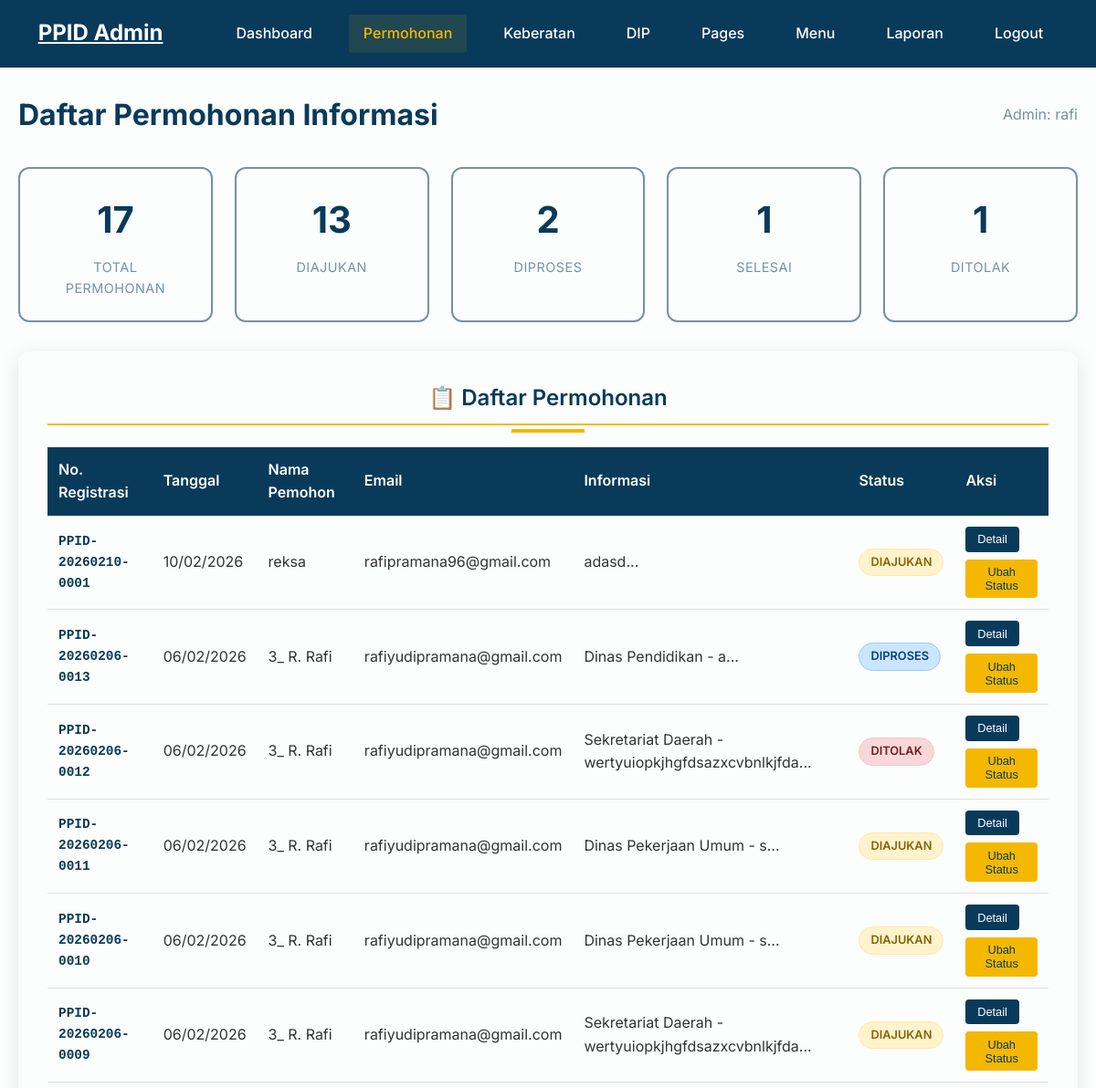
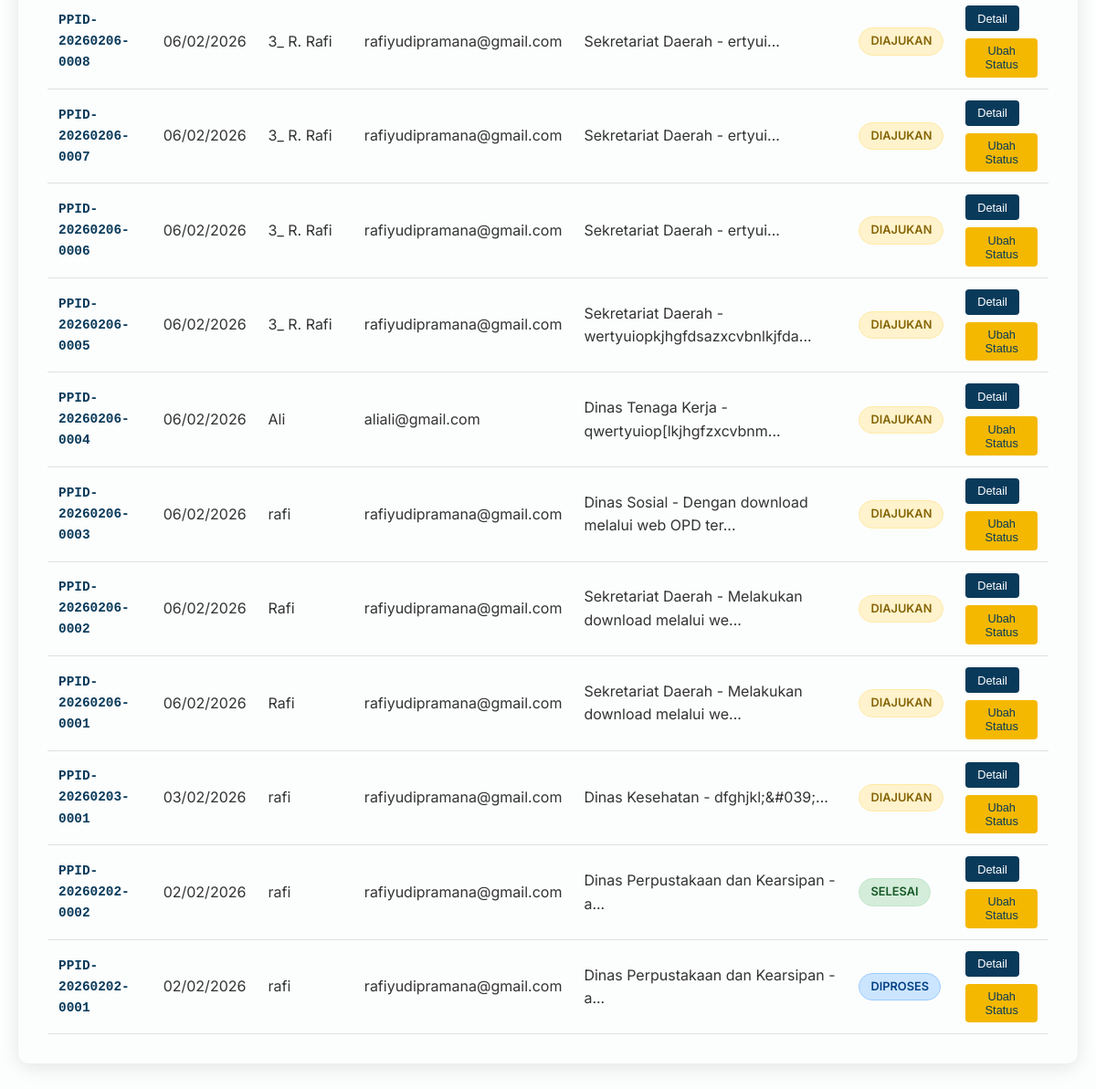
The app's page /admin/permohonan/index.php (signed in) with its own data (2 pictures, top to bottom).
### tables this page shows
CREATE TABLE `permohonan_informasi` (
  `id` int(11) NOT NULL,
  `nomor_registrasi` varchar(50) NOT NULL,
  `nama_pemohon` varchar(150) NOT NULL,
  `email` varchar(100) NOT NULL,
  `no_hp` varchar(20) DEFAULT NULL,
  `alamat` text DEFAULT NULL,
  `informasi_diminta` text NOT NULL,
  `tujuan_penggunaan` text DEFAULT NULL,
  `cara_memperoleh` enum('melihat','salinan','softcopy') NOT NULL,
  `status` enum('diajukan','diproses','ditolak','selesai') DEFAULT 'diajukan',
  `created_at` timestamp NOT NULL DEFAULT current_timestamp(),
  `pekerjaan` varchar(150) DEFAULT NULL,
  `jenis_identitas` varchar(100) DEFAULT NULL,
  `nomor_identitas` varchar(100) DEFAULT NULL,
  `scan_identitas` varchar(255) DEFAULT NULL,
  `tujuan_perangkat` varchar(150) DEFAULT NULL,
  `cara_mendapatkan` text DEFAULT NULL,
  `cara_pengambilan` varchar(100) DEFAULT NULL
);

### includes/permohonan_service.php (called while the page is built, shortened)
<?php
function getAllPermohonan($limit = 50, $offset = 0) {
    global $conn;
    $stmt = $conn->prepare("
        SELECT id, nomor_registrasi, nama_pemohon, email, no_hp, alamat,
               informasi_diminta, tujuan_penggunaan, cara_memperoleh, status, created_at
        FROM permohonan_informasi
        ORDER BY created_at DESC
        LIMIT ? OFFSET ?
    ");
    $stmt->bind_param("ii", $limit, $offset);
    $stmt->execute();
    return $stmt->get_result()->fetch_all(MYSQLI_ASSOC);
}
?>

### admin/permohonan/index.php (the view, shortened to what this page needs)
<?php
require_once '../../includes/config.php';
require_once '../../includes/permohonan_service.php';
$page = isset($_GET['page']) ? (int)$_GET['page'] : 1;
$limit = 20;
$offset = ($page - 1) * $limit;
$permohonanList = getAllPermohonan($limit, $offset);
$stmt = $conn->prepare("SELECT COUNT(*) as total FROM permohonan_informasi");
$stmt->execute();
$totalResult = $stmt->get_result();
$totalPermohonan = $totalResult->fetch_assoc()['total'];
?>
<!DOCTYPE html>
<html lang="id">
<head>
    <link rel="stylesheet" href="../../css/style.css">
</head>
<body class="admin-body admin-permohonan">
   <header class="header" id="header">
        <div class="container">
            <div class="header-content">
                <div class="logo">
                    <h2><a href="../dashboard.php" style="color: #FCFDFD;">PPID Admin</a></h2>
                </div>
                <nav class="nav-menu">
                    <ul class="nav-list">
                        <li class="nav-item">
                            <a href="../dashboard.php" class="nav-link">Dashboard</a>
                        </li>
                        <li class="nav-item">
                            <a href="index.php" class="nav-link active">Permohonan</a>
                        </li>
                        <li class="nav-item">
                            <a href="../keberatan/index.php" class="nav-link">Keberatan</a>
                        </li>
                        <li class="nav-item">
                            <a href="../dip/index.php" class="nav-link">DIP</a>
                        </li>
                        <li class="nav-item">
                            <a href="../pages/index.php" class="nav-link">Pages</a>
                        </li>
                        <li class="nav-item">
                            <a href="../menus/index.php" class="nav-link">Menu</a>
                        </li>
                        <li class="nav-item">
                            <a href="../laporan.php" class="nav-link">Laporan</a>
                        </li>
                        <li class="nav-item">
                            <a href="../logout.php" class="nav-link">Logout</a>
                        </li>
                    </ul>
                </nav>
            </div>
        </div>
    </header>
    <main class="admin-page">
        <div class="page-header">
            <h1 class="page-title">Daftar Permohonan Informasi</h1>
            <div class="admin-info">
                <span>Admin: <?php echo htmlspecialchars($_SESSION['admin_username']); ?></span>
            </div>
        </div>
        <div class="stats-grid">
            <?php
            $stats = [
                'total' => $totalPermohonan,
                'diajukan' => 0,
                'diproses' => 0,
                'selesai' => 0,
                'ditolak' => 0
            ];
            $stmt = $conn->prepare("SELECT status, COUNT(*) as count FROM permohonan_informasi GROUP BY status");
            $stmt->execute();
            $result = $stmt->get_result();
            while ($row = $result->fetch_assoc()) {
                $stats[$row['status']] = $row['count'];
            }
            ?>
            <div class="stat-card">
                <div class="stat-number"><?php echo $stats['total']; ?></div>
                <div class="stat-label">Total Permohonan</div>
            </div>
            <div class="stat-card">
                <div class="stat-number"><?php echo $stats['diajukan']; ?></div>
                <div class="stat-label">Diajukan</div>
            </div>
            <div class="stat-card">
                <div class="stat-number"><?php echo $stats['diproses']; ?></div>
                <div class="stat-label">Diproses</div>
            </div>
            <div class="stat-card">
                <div class="stat-number"><?php echo $stats['selesai']; ?></div>
                <div class="stat-label">Selesai</div>
            </div>
            <div class="stat-card">
                <div class="stat-number"><?php echo $stats['ditolak']; ?></div>
                <div class="stat-label">Ditolak</div>
            </div>
        </div>
        <div class="section-card">
            <h2 class="section-title">📋 Daftar Permohonan</h2>
            <div class="table-container">
                <table class="stats-table">
                    <thead>
                        <tr>
                            <th>No. Registrasi</th>
                            <th>Tanggal</th>
                            <th>Nama Pemohon</th>
                            <th>Email</th>
                            <th>Informasi</th>
                            <th>Status</th>
                            <th>Aksi</th>
                        </tr>
                    </thead>
                    <tbody>
                        <?php if (!empty($permohonanList)): ?>
                            <?php foreach ($permohonanList as $permohonan): ?>
                                <tr>
                                    <td class="nomor-reg"><?php echo htmlspecialchars($permohonan['nomor_registrasi']); ?></td>
                                    <td><?php echo date('d/m/Y', strtotime($permohonan['created_at'])); ?></td>
                                    <td><?php echo htmlspecialchars($permohonan['nama_pemohon']); ?></td>
                                    <td><?php echo htmlspecialchars($permohonan['email']); ?></td>
                                    <td><?php echo htmlspecialchars(substr($permohonan['informasi_diminta'], 0, 50)) . '...'; ?></td>
                                    <td>
                                        <span class="status-badge status-<?php echo $permohonan['status']; ?>">
                                            <?php
                                            $statusLabels = [
                                                'diajukan' => 'Diajukan',
                                                'diproses' => 'Diproses',
                                                'selesai' => 'Selesai',
                                                'ditolak' => 'Ditolak'
                                            ];
                                            echo $statusLabels[$permohonan['status']] ?? $permohonan['status'];
                                            ?>
                                        </span>
                                    </td>
                                    <td>
                                        <div class="action-buttons">
                                            <button class="btn-small btn-detail" onclick="showDetail(<?php echo $permohonan['id']; ?>)">
                                                Detail
                                            </button>
                                            <button
                                                class="btn-small btn-status js-status-permohonan"
                                                data-id="<?php echo (int)$permohonan['id']; ?>"
                                                data-status="<?php echo htmlspecialchars($permohonan['status'], ENT_QUOTES, 'UTF-8'); ?>"
                                            >
                                                Ubah Status
                                            </button>
                                        </div>
                                    </td>
                                </tr>
                            <?php endforeach; ?>
                        <?php endif; ?>
                    </tbody>
                </table>
            </div>
        </div>
    </main>
</body>
</html>

### records on screen
permohonan_informasi: nomor_registrasi "PPID-20260210-0001", created_at "10/02/2026", nama_pemohon "reksa", email "rafipramana96@gmail.com", informasi_diminta "adasd", status "DIAJUKAN"
permohonan_informasi: nomor_registrasi "PPID-20260206-0013", created_at "06/02/2026", nama_pemohon "3_ R. Rafi", email "rafiyudipramana@gmail.com", informasi_diminta "Dinas Pendidikan - a", status "DIPROSES"
permohonan_informasi: nomor_registrasi "PPID-20260206-0012", created_at "06/02/2026", nama_pemohon "3_ R. Rafi", email "rafiyudipramana@gmail.com", informasi_diminta "Sekretariat Daerah - wertyuiopkjhgfdsazxcvbnlkjfda", status "DITOLAK"
permohonan_informasi: nomor_registrasi "PPID-20260206-0011", created_at "06/02/2026", nama_pemohon "3_ R. Rafi", email "rafiyudipramana@gmail.com", informasi_diminta "Dinas Pekerjaan Umum - s", status "DIAJUKAN"
permohonan_informasi: nomor_registrasi "PPID-20260206-0010", created_at "06/02/2026", nama_pemohon "3_ R. Rafi", email "rafiyudipramana@gmail.com", informasi_diminta "Dinas Pekerjaan Umum - s", status "DIAJUKAN"
permohonan_informasi: nomor_registrasi "PPID-20260206-0009", created_at "06/02/2026", nama_pemohon "3_ R. Rafi", email "rafiyudipramana@gmail.com", informasi_diminta "Sekretariat Daerah - wertyuiopkjhgfdsazxcvbnlkjfda", status "DIAJUKAN"
permohonan_informasi: nomor_registrasi "PPID-20260206-0008", created_at "06/02/2026", nama_pemohon "3_ R. Rafi", email "rafiyudipramana@gmail.com", informasi_diminta "Sekretariat Daerah - ertyui", status "DIAJUKAN"
permohonan_informasi: nomor_registrasi "PPID-20260206-0007", created_at "06/02/2026", nama_pemohon "3_ R. Rafi", email "rafiyudipramana@gmail.com", informasi_diminta "Sekretariat Daerah - ertyui", status "DIAJUKAN"
permohonan_informasi: nomor_registrasi "PPID-20260206-0006", created_at "06/02/2026", nama_pemohon "3_ R. Rafi", email "rafiyudipramana@gmail.com", informasi_diminta "Sekretariat Daerah - ertyui", status "DIAJUKAN"
permohonan_informasi: nomor_registrasi "PPID-20260206-0005", created_at "06/02/2026", nama_pemohon "3_ R. Rafi", email "rafiyudipramana@gmail.com", informasi_diminta "Sekretariat Daerah - wertyuiopkjhgfdsazxcvbnlkjfda", status "DIAJUKAN"
permohonan_informasi: nomor_registrasi "PPID-20260206-0004", created_at "06/02/2026", nama_pemohon "Ali", email "aliali@gmail.com", informasi_diminta "Dinas Tenaga Kerja - qwertyuiop[lkjhgfzxcvbnm", status "DIAJUKAN"
permohonan_informasi: nomor_registrasi "PPID-20260206-0003", created_at "06/02/2026", nama_pemohon "rafi", email "rafiyudipramana@gmail.com", informasi_diminta "Dinas Sosial - Dengan download melalui web OPD ter", status "DIAJUKAN"
permohonan_informasi: nomor_registrasi "PPID-20260206-0002", created_at "06/02/2026", nama_pemohon "Rafi", email "rafiyudipramana@gmail.com", informasi_diminta "Sekretariat Daerah - Melakukan download melalui we", status "DIAJUKAN"
permohonan_informasi: nomor_registrasi "PPID-20260206-0001", created_at "06/02/2026", nama_pemohon "Rafi", email "rafiyudipramana@gmail.com", informasi_diminta "Sekretariat Daerah - Melakukan download melalui we", status "DIAJUKAN"
permohonan_informasi: nomor_registrasi "PPID-20260203-0001", created_at "03/02/2026", nama_pemohon "rafi", email "rafiyudipramana@gmail.com", informasi_diminta "Dinas Kesehatan - dfghjkl;&#039;", status "DIAJUKAN"
permohonan_informasi: nomor_registrasi "PPID-20260202-0002", created_at "02/02/2026", nama_pemohon "rafi", email "rafiyudipramana@gmail.com", informasi_diminta "Dinas Perpustakaan dan Kearsipan - a", status "SELESAI"
permohonan_informasi: nomor_registrasi "PPID-20260202-0001", created_at "02/02/2026", nama_pemohon "rafi", email "rafiyudipramana@gmail.com", informasi_diminta "Dinas Perpustakaan dan Kearsipan - a", status "DIPROSES"

### other values on screen
$_SESSION['admin_username'] "rafi"
$stats['total'] "17"
$stats['diajukan'] "13"
$stats['diproses'] "2"
$stats['selesai'] "1"
$stats['ditolak'] "1"
